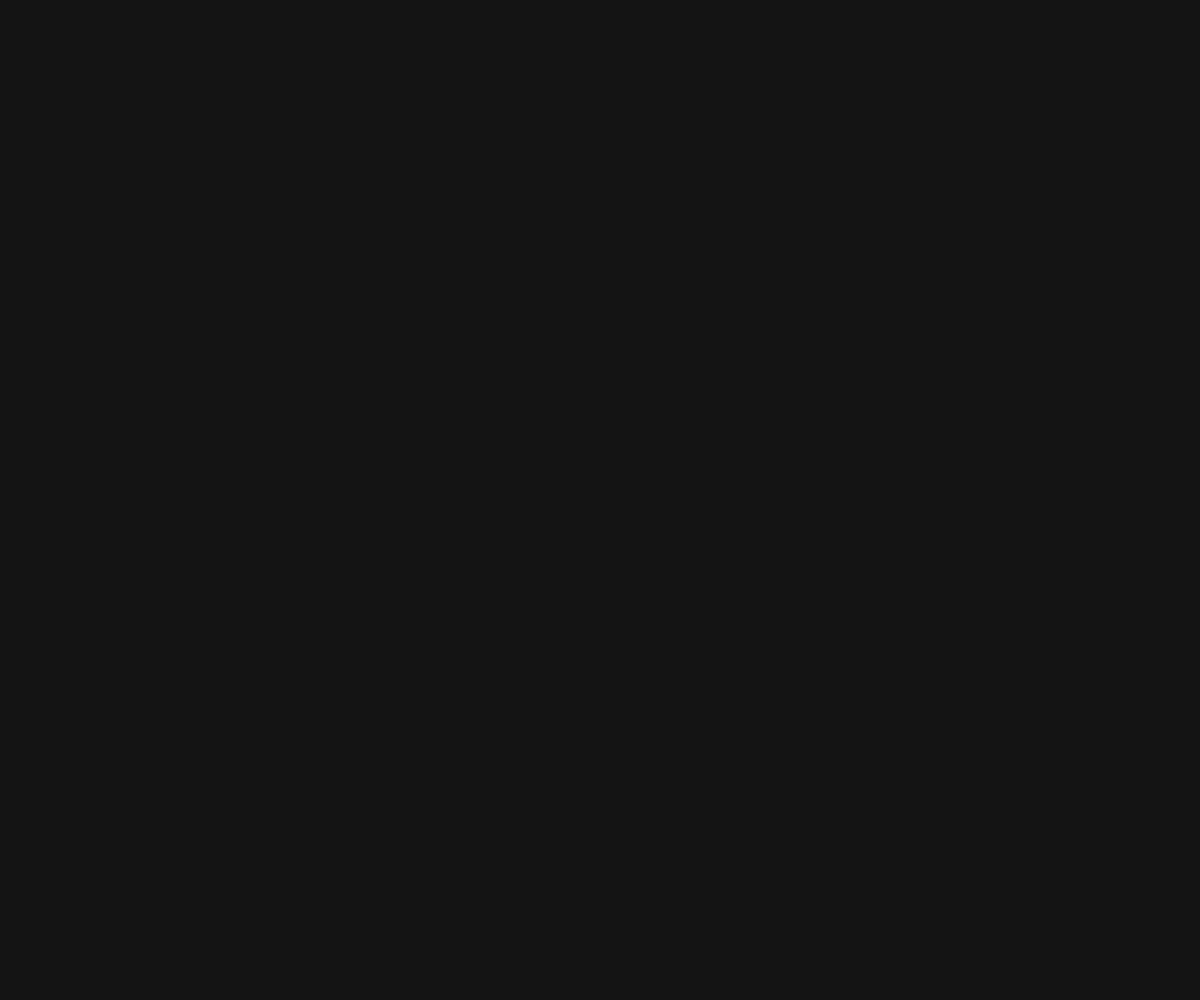
Frame 1 (no input)
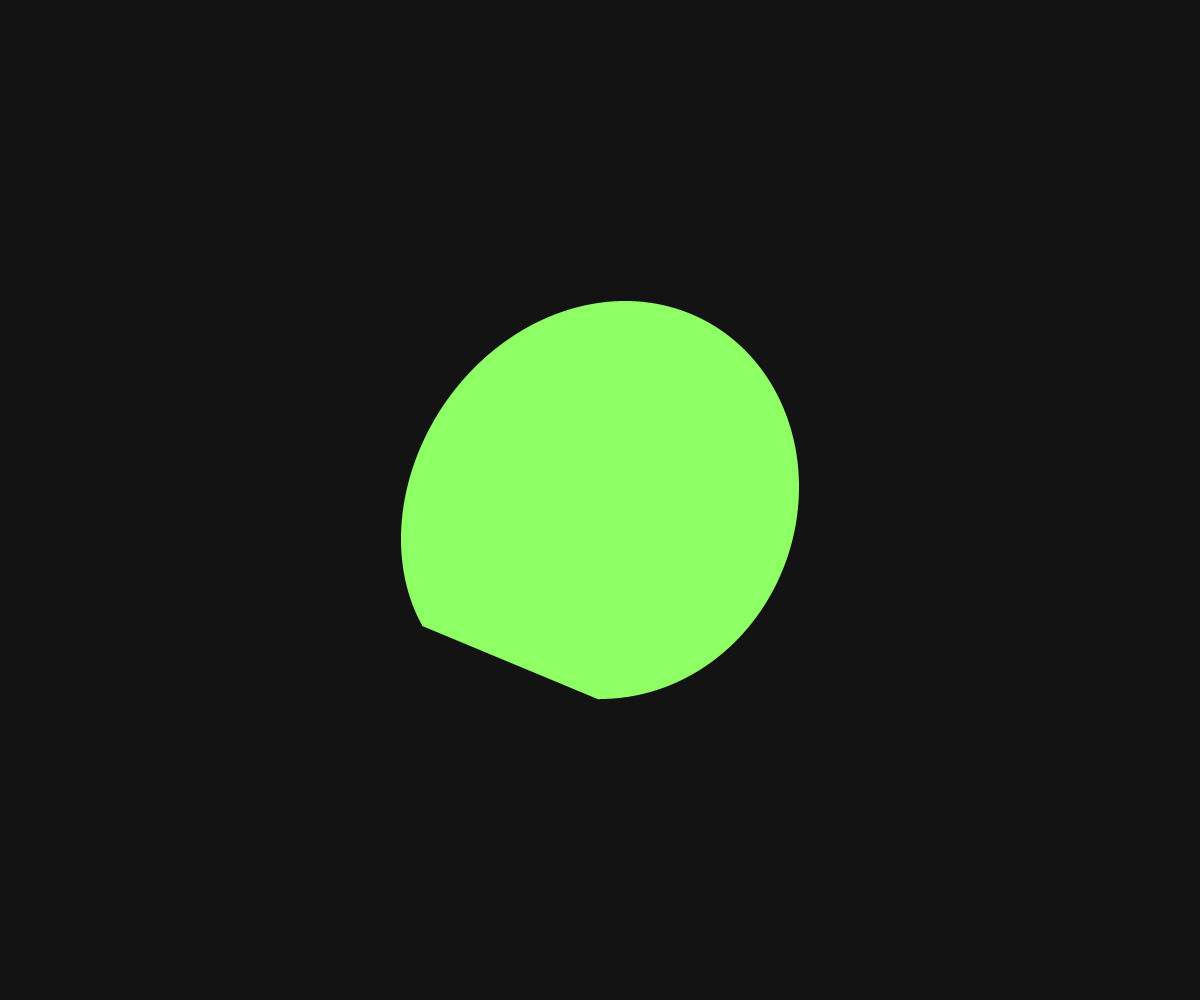
Frame 60 (no input)
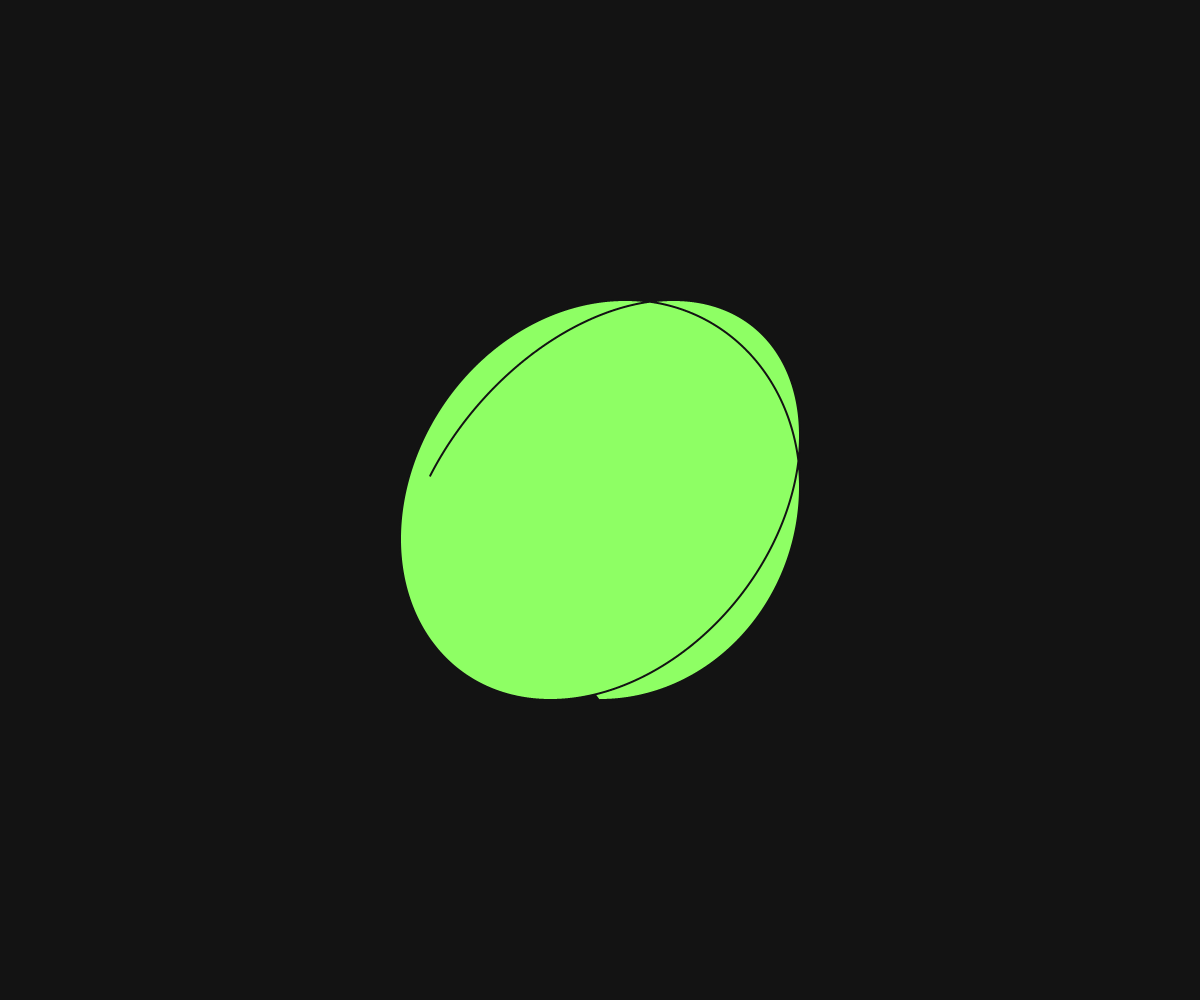
Frame 120 (the mouse pressed at the canvas centre since frame 60)

The p5.js sketch that drew these frames (run headless with seeded random() and noise() and a simulated clock; from frame 60 on, the mouse is pressed at the canvas centre):

// p5.js sketch
// ── sketch.js
var blackColor;
var greenColor;
var wavelengthOne = 125;
var wavelengthTwo = 120;
var pointCount = 0;
var amplitude = 200;
var angle = 0;

function setup() {
  createCanvas(windowWidth, windowHeight);
  greenColor = color(142, 255, 100);
  blackColor = color("#131313");
}

function draw() {
  background(blackColor);
  fill(greenColor);
  stroke(blackColor);
  strokeWeight(2);
  translate(windowWidth/2, windowHeight/2);
  if(pointCount > 500000) {
    noLoop();
  }
  beginShape();
    for(i=0; i < pointCount; i++) {
      angle = i/wavelengthOne * TWO_PI;
      var x = sin(radians(angle)) * amplitude;
      angle = i/wavelengthTwo * TWO_PI;
      var y = cos(radians(angle)) * amplitude;
      vertex(x,y);
  }
  endShape();
  pointCount+=100;
}
